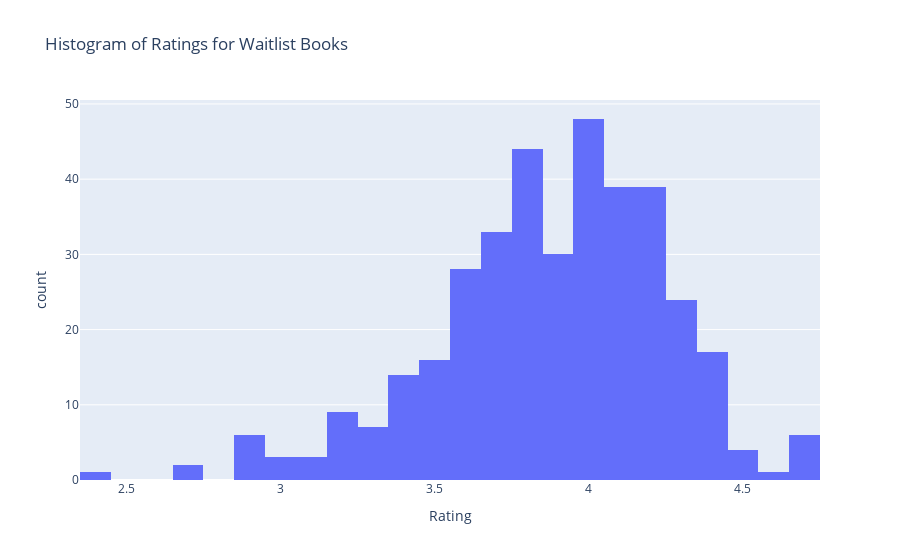

The cell this chart's notebook holds for it:
### Markdown cell above
Waitlist vs Available

### Code cell
# Histogram of ratings for waitlist books
wl_books = books[books['Availability'] == 'WAIT LIST']
fig_wl = px.histogram(wl_books, x='Rating', title='Histogram of Ratings for Waitlist Books')
fig_wl.show()

### Figure 1 — Plotly figure (JSON) as saved in the notebook; plotly's stock layout.template omitted (floating-point values rounded to 4 significant figures; data arrays with more than 128 entries replaced by an {"elided": "..."} marker saying what was removed)
{"data": [{"alignmentgroup": "True", "bingroup": "x", "hovertemplate": "Rating=%{x}<br>count=%{y}<extra></extra>", "legendgroup": "", "marker": {"color": "#636efa", "pattern": {"shape": ""}}, "name": "", "offsetgroup": "", "orientation": "v", "showlegend": false, "type": "histogram", "x": {"elided": "374 float values"}, "xaxis": "x", "yaxis": "y"}], "layout": {"barmode": "relative", "legend": {"tracegroupgap": 0}, "title": {"text": "Histogram of Ratings for Waitlist Books"}, "xaxis": {"anchor": "y", "domain": [0, 1], "title": {"text": "Rating"}}, "yaxis": {"anchor": "x", "domain": [0, 1], "title": {"text": "count"}}}}
